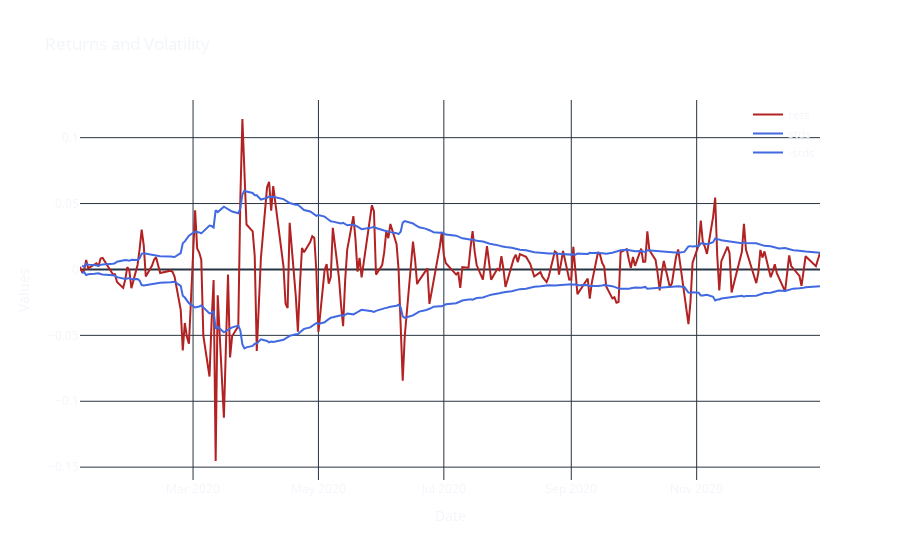

The notebook cell this image was saved under:
### Markdown cell above
## Volatility Computation

### Code cell
vols = compute_daily_volatility(close, span = 32)
stds = vols['std']
vols.head()
# Write the volatility data to a new sheet in the Excel file
with pd.ExcelWriter(excel_file_path, engine='openpyxl', mode='a') as writer:
    vols.to_excel(writer, sheet_name='Volatility_Data')

#plot the volatility data
fig = go.Figure()
fig.add_trace(go.Scatter(x=vols.index, y=vols['rets'].values, mode="lines", marker=dict(color='firebrick'), name="rets"))
fig.add_trace(go.Scatter(x=vols.index, y=vols['std'].values, mode="lines", marker=dict(color='royalblue'), name="stds"))
fig.add_trace(go.Scatter(x=vols.index, y=-vols['std'].values, mode="lines", marker=dict(color='royalblue'), name="-stds"))

# Apply custom layout
update_figure_layout(fig, "Returns and Volatility", "Date", "Values")
fig.show()

### Figure 1 — Plotly figure (JSON) as saved in the notebook; plotly's stock layout.template omitted (floating-point values rounded to 4 significant figures; data arrays with more than 128 entries replaced by an {"elided": "..."} marker saying what was removed)
{"data": [{"marker": {"color": "firebrick"}, "mode": "lines", "name": "rets", "type": "scatter", "x": {"elided": "243 str values"}, "y": {"elided": "243 float values"}}, {"marker": {"color": "royalblue"}, "mode": "lines", "name": "stds", "type": "scatter", "x": {"elided": "243 str values"}, "y": {"elided": "243 float values"}}, {"marker": {"color": "royalblue"}, "mode": "lines", "name": "-stds", "type": "scatter", "x": {"elided": "243 str values"}, "y": {"elided": "243 float values"}}], "layout": {"legend": {"x": 1, "xanchor": "auto", "y": 1, "yanchor": "auto"}, "paper_bgcolor": "rgba(0,0,0,0)", "plot_bgcolor": "rgba(0,0,0,0)", "title": {"text": "Returns and Volatility"}, "xaxis": {"title": {"text": "Date"}}, "yaxis": {"title": {"text": "Values"}}}}
